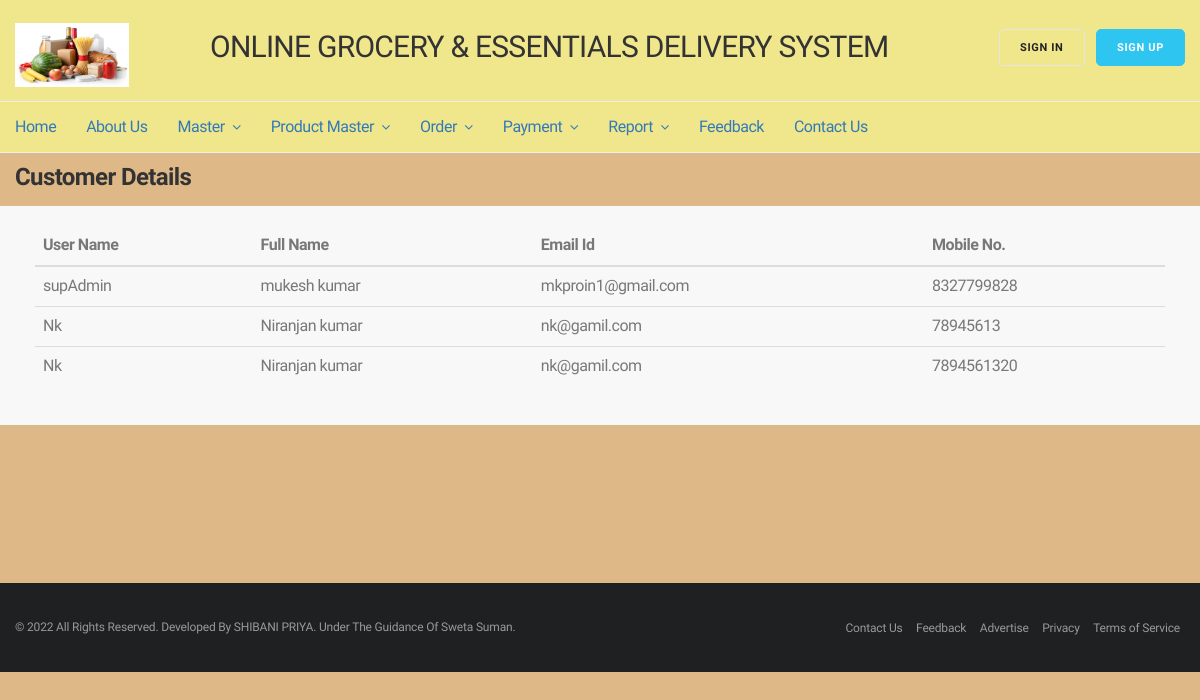
The app's page /GROCERY/customerDetail.php with its own data.
### tables this page shows
CREATE TABLE `registration` (
  `seqid` int(11) NOT NULL DEFAULT '0',
  `userid` varchar(45) DEFAULT NULL,
  `password` varchar(45) DEFAULT NULL,
  `name` varchar(45) DEFAULT NULL,
  `email_id` varchar(45) DEFAULT NULL,
  `mobileNo` varchar(45) DEFAULT NULL,
  `photo` blob
);

### GROCERY/customerDetail.php (the view, shortened to what this page needs)
<?php
include('config.php');
include("header.php");
?>
<div class="container min-height" id="min-height">
	<div class="row">
		<div class="col-md-12">
			<div class="padding-top-10">
				<h3 class="margin-bottom-15"><b>Customer Details</b></h3>
				<div class="row">
					<div class="col-md-12 col-sm-12 side-newsletter">
						<div class="col-sm-12">
							<table class="table table-hover">
								<thead>
									<tr>
										<th>User Name</th>
										<th>Full Name</th>
										<th>Email Id</th>
										<th>Mobile No.</th>
									</tr>
								</thead>
								<tbody>
									<?php
										$find="select * from registration";
										$result= mysqli_query($conn,$find);
										while($row1= mysqli_fetch_array($result))
										{
											echo '<tr>
												<td>'.$row1['userid'].'</td>
												<td>'.$row1['name'].'</td>
												<td>'.$row1['email_id'].'</td>
												<td>'.$row1['mobileNo'].'</td>
											</tr>';
										}
									?>
								</tbody>
							</table>
						</div>
					</div>
				</div>
			</div>
		</div>
	</div>
</div>
	<?php include("footer.php") ?>

### GROCERY/header.php (shortened to what this page needs)
<!DOCTYPE html>
<html lang="zxx">
<head>
	<link rel="stylesheet" href="js/font-awesome/css/font-awesome.min.css">
	<link rel="stylesheet" href="js/bootstrap/bootstrap.min.css">
	<link rel="stylesheet" href="js/slick/slick.css">
	<link rel="stylesheet" href="css/animate.css">
	<link rel="stylesheet" href="css/style.css">
</head>
<body class="home4" style="background-color: burlywood;">
<div class="wrapper">
	<header class="header header4 header5" style="background-color: khaki;">
		<nav class="navbar navbar-default" role="navigation">
			<div class="container">
				<div class="navbar-header">
					<a class="navbar-brand" href="index.php"><img src="img/logo.jpg" style="width: 114px;
    margin-top: -10px;
    height: 64px;" class="img-responsive" alt=""/></a>
				</div>
				<div class="search-alt pull-left">
					<h2>ONLINE GROCERY & ESSENTIALS DELIVERY SYSTEM</h2>
				</div>
				<div class="log-reg pull-right">
					<?php if($_SESSION['userid']){ ?>
					<a href="logout.php">Log Out</a>
					<?php }else{ ?>
					<a href="login.php">Sign In</a>
					<a href="registration.php">Sign Up</a>
					<?php }?>
				</div>
			</div>
		</nav>
		<div class="nav-white hidden-xs">
		<div class="container">
		<div class="collapse navbar-collapse navbar-ex1-collapse pull-left">
			<ul class="nav navbar-nav">
				<li class="dropdown dropdown-v1">
					<a href="index.php" >Home </a>
				</li>
				<li class="dropdown dropdown-v1">
					<a href="#" >About Us </a>
				</li>
				<li class="dropdown dropdown-v1">
					<a href="#" class="dropdown-toggle" data-toggle="dropdown">Master <span class="fa fa-angle-down"></span></a>
				</li>
				<li class="dropdown dropdown-v1">
					<a href="#" class="dropdown-toggle" data-toggle="dropdown">Product Master <span class="fa fa-angle-down"></span></a>
				</li>
				<li class="dropdown dropdown-v1">
					<a href="#" class="dropdown-toggle" data-toggle="dropdown">Order <span class="fa fa-angle-down"></span></a>
				</li>
				<li class="dropdown dropdown-v1">
					<a href="#" class="dropdown-toggle" data-toggle="dropdown">Payment <span class="fa fa-angle-down"></span></a>
				</li>
				<li class="dropdown dropdown-v1">
					<a href="#" class="dropdown-toggle" data-toggle="dropdown">Report <span class="fa fa-angle-down"></span></a>
				</li>
				<li class="dropdown dropdown-v1">
					<a href="feedback.php" >Feedback </a>
				</li>
				<li class="dropdown dropdown-v1">
					<a href="contactus.php" >Contact Us </a>
				</li>
			</ul>
		</div>
		<div class="navbar-social pull-right">
		</div>
		</div>
		</div>
	</header>

### GROCERY/footer.php (shortened to what this page needs)
<footer class="margin-top-30">
		<div class="container">
			<div class="footer-bottom">
				<div class="row">
					<div class="col-md-6 col-sm-6">
						<p>&copy; 2022 All Rights Reserved. Developed By SHIBANI PRIYA. Under The Guidance Of Sweta Suman.</p>
					</div>
					<div class="col-md-6 col-sm-6 text-right">
						<ul class="list-inline">
							<li><a href="contactus.php">Contact Us</a></li>
							<li><a href="feedback.php">Feedback</a></li>
							<li><a href="#">Advertise</a></li>
							<li><a href="#">Privacy</a></li>
							<li><a href="#">Terms of Service</a></li>
						</ul>
					</div>
				</div>
			</div>
		</div>
	</footer>
</div>
</body>
</html>

### GROCERY/css/style.css (style rules this page uses)
body { font-family: 'Hind Vadodara'; font-size: 16px; font-weight: 400; line-height: 22px; color: #787878; letter-spacing: -0.030em; }
p { font-family: 'Hind Vadodara'; font-size: 16px; font-weight: 400; line-height: 22px; color: #707070; letter-spacing: -0.030em; }
a, a:hover { text-decoration: none !important; transition: all .32s ease-in-out; -webkit-transition: all .32s ease-in-out; -moz-transition: all .32s ease-in-out; -o-transition: all .32s ease-in-out; }
h1,h2,h3,h4,h5,h6 { font-family: 'Hind Vadodara'; color: #333333; font-weight: 400; margin: 0; }
h2 { font-size: 30px; line-height: 28px; letter-spacing: -0.025em; }
h3 { font-size: 24px; line-height: 28px; letter-spacing: -0.025em; }
ul, ol { padding: 0; margin: 0; }
li { list-style: none; margin: 0; }
.container { max-width: 1200px; width: 100%; margin: 0 auto; }
.wrapper { position: relative; width: 100%; overflow: hidden; }
.header { height: 101px; background-color: #fff; border-bottom: 1px solid #eee; }
.header .container { position: relative; }
.header .navbar-default { border: none; border-radius: 0px; background: transparent; margin: 0; }
.header .navbar-header { float: left; margin: 0; width: 270px; }
.header .navbar-brand { height: 101px; padding: 33px 15px; font-size: 18px; line-height: 20px; }
.navbar-social { float:left; width: 225px; }
.log-reg { margin: 29px 0 0 55px; }
.log-reg a { margin-left:8px; border:1px solid #e5e5e5; line-height:35px; padding:0 20px; border-radius:5px; display:inline-block; color:#222222; font-size:11px; font-weight:bold; letter-spacing:0.06em; text-transform:uppercase; }
.log-reg a:last-child { border:1px solid #2ec5f0; background:#2ec5f0; color:#fff; }
.header4 .navbar-header { width: 195px; }
.search-alt { height: 35px; margin: 33px 0 0; }
.nav-white .navbar-nav > li > a span , .nav-dark .navbar-nav > li > a span { margin-left:4px; font-size:14px; }
.header5 .navbar-nav { float: left; margin: 0 -30px; }
.header5 .navbar-social { float: left; width: auto; }
.header5 { height: auto; border: none; }
.header5 .nav-white { border-top:1px solid #eeeeee; border-bottom: 1px solid #eee; }
.dropdown-v1 { position:relative !important; }
body { position: relative; transition:.4s; left: 0px; }
footer { background: #1e2022; }
.footer-bottom { padding: 33px 0; }
.footer-bottom p { font-size: 12px; color: #999; margin: 0px 13px 0 0; letter-spacing: -0.015em; float: left; }
.footer-bottom li a { font-size: 12px; color: #999; margin: 0; letter-spacing: -0.015em; }
.side-newsletter { background: #f8f8f8; padding: 20px; }
.margin-bottom-15 { margin-bottom: 15px; }
.min-height { min-height: 400px; }

### GROCERY/customerDetail.php (style rules this page uses)
#min-height { min-height: 25em; }

### records on screen
registration: userid "supAdmin", name "mukesh kumar", email "mkproin1@gmail.com", mobileNo "8327799828"
registration: userid "Nk", name "Niranjan kumar", email "nk@gamil.com", mobileNo "78945613"
registration: userid "Nk", name "Niranjan kumar", email "nk@gamil.com", mobileNo "7894561320"
